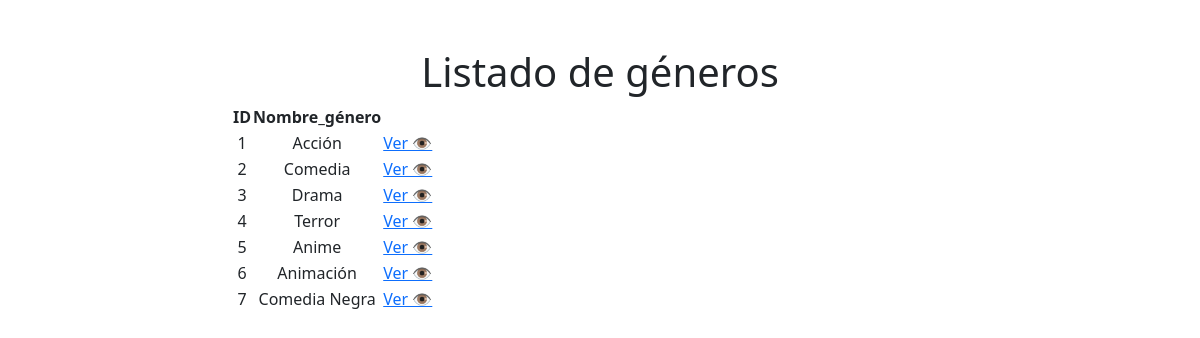
Page /genres on the earlier database version.
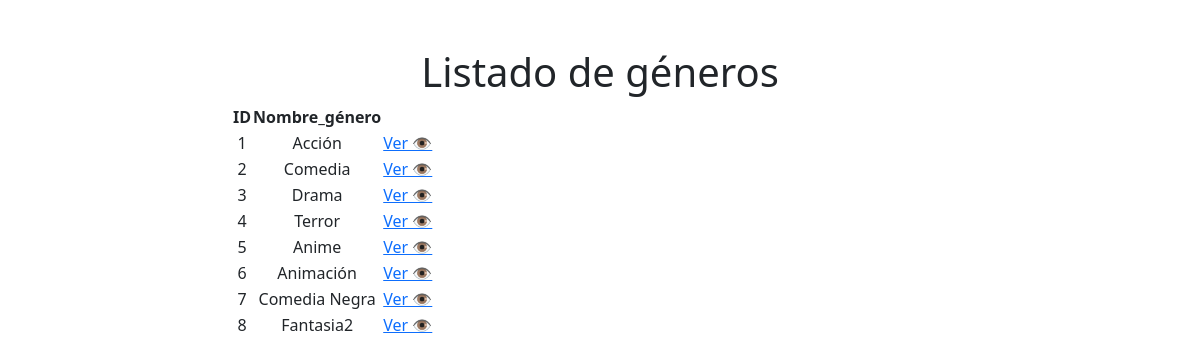
Same page on the later database version.
### app/models/genre.py (models this page shows)
class Genre(Base):
    __tablename__ = "genres"
    id: Mapped[int] = mapped_column(Integer, primary_key=True, autoincrement=True)
    name_genre: Mapped[str] = mapped_column(String(200), nullable=False)

### app/routers/web/genre.py (the view)
@router.get("", response_class=HTMLResponse)
def list_genres(request: Request, db: Session = Depends(get_db)):
    genres = db.execute(select(Genre)).scalars().all()
    return templates.TemplateResponse(
        "genres/list.html",
        {"request": request, "genres": genres}
    )

### app/templates/genres/list.html (shortened to what this page needs)
<!DOCTYPE html>
<html lang="en">
<head>
    <link href="https://cdn.jsdelivr.net/npm/bootstrap@5.3.8/dist/css/bootstrap.min.css" rel="stylesheet">
</head>
<body>
    <div class="container mt-5">
        <div class="row justify-content-center mb-5">
            <div class="col-md-8 text-center">
                <h1>Listado de géneros</h1>
                <table>
                    <thead>
                        <th>ID</th>
                        <th>Nombre_género</th>
                    </thead>
                    <tbody>
                        {% for genre in genres %}
                        <tr>
                            <td>{{genre.id }}</td>
                            <td>{{ genre.name_genre}}</td>
                            <td>
                                <a href="/genres/{{genre.id }}">Ver 👁️</a>
                            </td>
                        </tr>
                        {% endfor %}
                    </tbody>
                </table>
            </div>
        </div>
    </div>
</body>
</html>

Differences in the rows shown:
added Genre: id "8", name_genre "Fantasia2"
